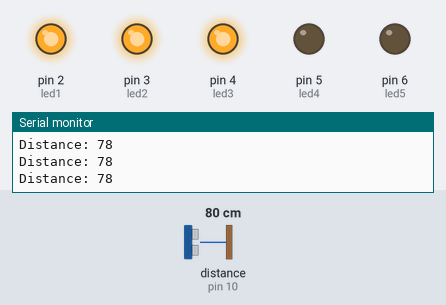
A sketch run on a simulated Arduino Uno, built with avr-gcc and run on an emulated ATmega328P. On the bench: output pins drawn as LEDs (lit = HIGH), the last lines printed to the serial monitor. Wiring (inferred from the names in the program): ultrasonic range finder: trigger pin 9; echo pin 10. Inputs (shaded band) come from the test bench; at power-on: distance to the obstacle (sensor on pin 10) 80 cm. The echo pulse lasts 58.3 µs per cm; pins used as bus, display or sensor lines are not drawn.

Above: at 1.2 s.
1.3 s: distance to the obstacle (sensor on pin 10) set to 64 cm
2.8 s: distance to the obstacle (sensor on pin 10) set to 56 cm
At 3.8 s:
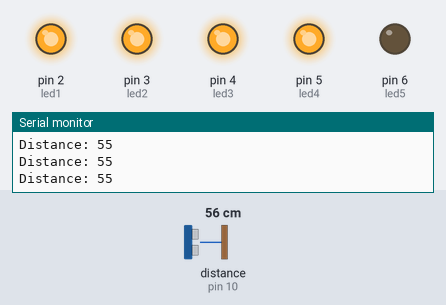
4.3 s: distance to the obstacle (sensor on pin 10) set to 48 cm
5.8 s: distance to the obstacle (sensor on pin 10) set to 41 cm
At 6.5 s:
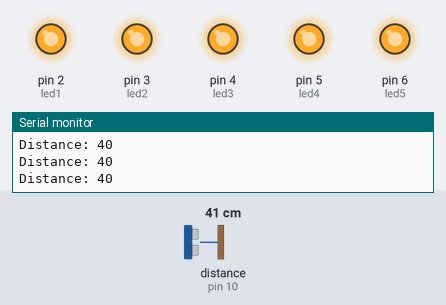
7.3 s: distance to the obstacle (sensor on pin 10) set to 120 cm
At 8.1 s:
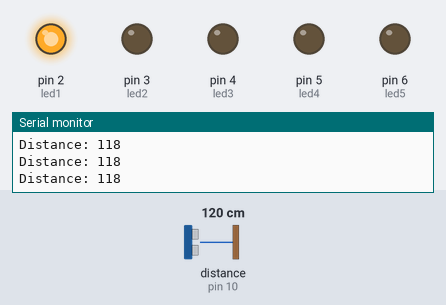
8.8 s: distance to the obstacle (sensor on pin 10) set to 109 cm
10.3 s: distance to the obstacle (sensor on pin 10) set to 104 cm
At 11.1 s:
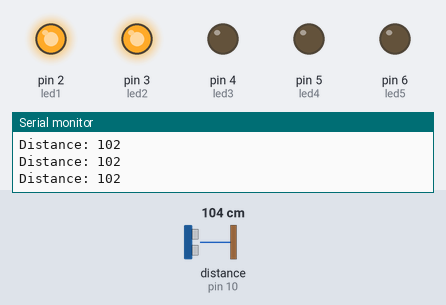
Timing chart, 0 to 12.8 s (numbered marks = the images above; inputs shaded):
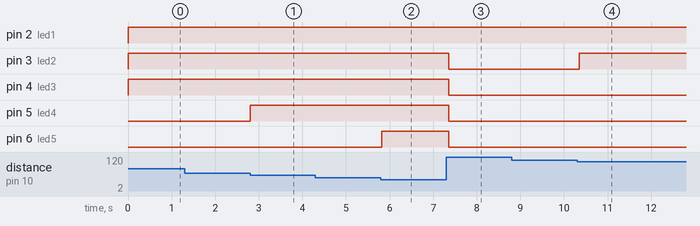

The sketch:

Parking_Helper.ino
```cpp
// defines pins numbers
const int trigPin = 9;
const int echoPin = 10;
const int led1 = 2, led2 = 3, led3 = 4, led4 = 5, led5 = 6;

// defines variables
long duration;
int distance;

void setup() {
  pinMode(trigPin, OUTPUT); // Sets the trigPin as an Output
  pinMode(echoPin, INPUT); // Sets the echoPin as an Input

  // Sets LEDs as Output
  pinMode(led1, OUTPUT);
  pinMode(led2, OUTPUT);
  pinMode(led3, OUTPUT);
  pinMode(led4, OUTPUT);
  pinMode(led5, OUTPUT);

  Serial.begin(9600); // Starts the serial communication
}

void loop() {
  // Clears the trigPin
  digitalWrite(trigPin, LOW);
  delayMicroseconds(2);
  // Sets the trigPin on HIGH state for 10 micro seconds
  digitalWrite(trigPin, HIGH);
  delayMicroseconds(10);
  digitalWrite(trigPin, LOW);
  // Reads the echoPin, returns the sound wave travel time in microseconds
  duration = pulseIn(echoPin, HIGH);
  // Calculating the distance
  distance= duration*0.034/2;
  // Prints the distance on the Serial Monitor
  Serial.print("Distance: ");
  Serial.println(distance);

  // Turns on all 5 LEDs when car is <45cm away
  if (distance < 45){
    digitalWrite(led1,HIGH);
    digitalWrite(led2,HIGH);
    digitalWrite(led3,HIGH);
    digitalWrite(led4,HIGH);
    digitalWrite(led5,HIGH);
  }
  // Turns on first 4 LEDs when car is 45-60cm away
  else if (distance > 45 && distance < 60){
    digitalWrite(led1,HIGH);
    digitalWrite(led2,HIGH);
    digitalWrite(led3,HIGH);
    digitalWrite(led4,HIGH);
    digitalWrite(led5,LOW);
  }
  // Turns on first 3 LEDs when car is 60-80cm away
  else if (distance > 60 && distance < 80){
    digitalWrite(led1,HIGH);
    digitalWrite(led2,HIGH);
    digitalWrite(led3,HIGH);
    digitalWrite(led4,LOW);
    digitalWrite(led5,LOW);
  }
  // Turns on 2 LEDs when car is 80-105cm away
  else if (distance > 80 && distance < 105){
    digitalWrite(led1,HIGH);
    digitalWrite(led2,HIGH);
    digitalWrite(led3,LOW);
    digitalWrite(led4,LOW);
    digitalWrite(led5,LOW);
  }
  // Turns on 1 LED when car is 105-135cm away
  else if (distance > 105 && distance < 135){
    digitalWrite(led1,HIGH);
    digitalWrite(led2,LOW);
    digitalWrite(led3,LOW);
    digitalWrite(led4,LOW);
    digitalWrite(led5,LOW);
  }
  // All LEDs are off when car is >135cm away
  else if (distance > 135){
    digitalWrite(led1,LOW);
    digitalWrite(led2,LOW);
    digitalWrite(led3,LOW);
    digitalWrite(led4,LOW);
    digitalWrite(led5,LOW);
  }
  delay(50);
}
```

Measured:
- the behaviour switches between 61 and 60 cm on distance to the obstacle (sensor on pin 10) (found by bisection; images 0 and 1)
- the behaviour switches between 46 and 45 cm on distance to the obstacle (sensor on pin 10) (found by bisection; images 1 and 2)
- the behaviour switches between 107 and 106 cm on distance to the obstacle (sensor on pin 10) (found by bisection; images 3 and 4)
- after the input at 2.8 s, pin 5 (led4): LOW → HIGH at once
- after the input at 5.8 s, pin 6 (led5): LOW → HIGH at once
- after the input at 7.3 s, pin 3 (led2), pin 4 (led3), pin 5 (led4), pin 6 (led5): HIGH → LOW after 0.06 s
- after the input at 10.3 s, pin 3 (led2): LOW → HIGH after 0.05 s
